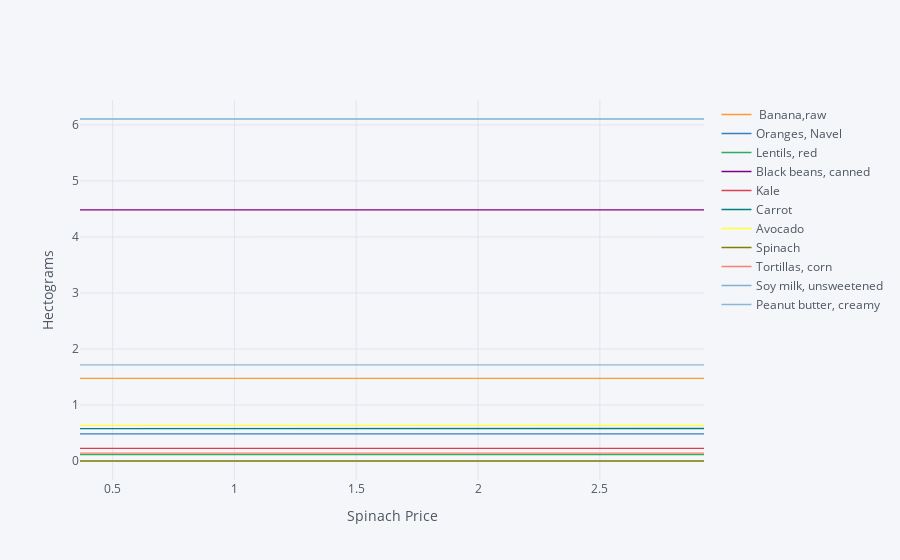

Write notebook code for a chart like this one.
### Markdown cell above
The code below creates a graph which changes prices just for *one* food,
  and traces out the effects of this change on all the foods consumed.

### Code cell
import cufflinks as cf
cf.go_offline()

ReferenceGood = 'Spinach'

scale = [0.5,0.75,0.9,1.,1.1,1.2,1.3,1.4,1.5,2,4]

cost0 = solve_subsistence_problem(FoodNutrients,Prices,diet_min[group],diet_max[group],tol=tol).fun

my_p = Prices.copy()

diet = {}
for s in scale:

    my_p[ReferenceGood] = Prices[ReferenceGood]*s
    result = solve_subsistence_problem(FoodNutrients,my_p,diet_min[group],diet_max[group],tol=tol)
    diet[my_p[ReferenceGood]] = result.diet

Diet_response = pd.DataFrame(diet).T
Diet_response.index.name = '%s Price' % ReferenceGood

Diet_response.reset_index(inplace=True)

# Get rid of units for index (cufflinks chokes)
Diet_response['%s Price' % ReferenceGood] = Diet_response['%s Price' % ReferenceGood].apply(lambda x: x.magnitude)

Diet_response = Diet_response.set_index('%s Price' % ReferenceGood)

# Just look at goods consumed in quantities greater than error tolerance
Diet_response.loc[:,(Diet_response>tol).sum()>0].iplot(xTitle='%s Price' % ReferenceGood,yTitle='Hectograms')

### Figure 1 — Plotly figure (JSON) as saved in the notebook; plotly's stock layout.template omitted (floating-point values rounded to 4 significant figures)
{"data": [{"line": {"color": "rgba(255, 153, 51, 1.0)", "dash": "solid", "shape": "linear", "width": 1.3}, "mode": "lines", "name": " Banana,raw", "text": "", "type": "scatter", "x": [0.366, 0.549, 0.6587, 0.7319, 0.8051, 0.8783, 0.9515, 1.025, 1.098, 1.464, 2.928], "y": [1.476, 1.476, 1.476, 1.476, 1.476, 1.476, 1.476, 1.476, 1.476, 1.476, 1.476]}, {"line": {"color": "rgba(55, 128, 191, 1.0)", "dash": "solid", "shape": "linear", "width": 1.3}, "mode": "lines", "name": "Oranges, Navel", "text": "", "type": "scatter", "x": [0.366, 0.549, 0.6587, 0.7319, 0.8051, 0.8783, 0.9515, 1.025, 1.098, 1.464, 2.928], "y": [0.4856, 0.4856, 0.4856, 0.4856, 0.4856, 0.4856, 0.4856, 0.4856, 0.4856, 0.4856, 0.4856]}, {"line": {"color": "rgba(50, 171, 96, 1.0)", "dash": "solid", "shape": "linear", "width": 1.3}, "mode": "lines", "name": "Lentils, red", "text": "", "type": "scatter", "x": [0.366, 0.549, 0.6587, 0.7319, 0.8051, 0.8783, 0.9515, 1.025, 1.098, 1.464, 2.928], "y": [0.1142, 0.1142, 0.1142, 0.1142, 0.1142, 0.1142, 0.1142, 0.1142, 0.1142, 0.1142, 0.1142]}, {"line": {"color": "rgba(128, 0, 128, 1.0)", "dash": "solid", "shape": "linear", "width": 1.3}, "mode": "lines", "name": "Black beans, canned", "text": "", "type": "scatter", "x": [0.366, 0.549, 0.6587, 0.7319, 0.8051, 0.8783, 0.9515, 1.025, 1.098, 1.464, 2.928], "y": [4.484, 4.484, 4.484, 4.484, 4.484, 4.484, 4.484, 4.484, 4.484, 4.484, 4.484]}, {"line": {"color": "rgba(219, 64, 82, 1.0)", "dash": "solid", "shape": "linear", "width": 1.3}, "mode": "lines", "name": "Kale", "text": "", "type": "scatter", "x": [0.366, 0.549, 0.6587, 0.7319, 0.8051, 0.8783, 0.9515, 1.025, 1.098, 1.464, 2.928], "y": [0.2254, 0.2254, 0.2254, 0.2254, 0.2254, 0.2254, 0.2254, 0.2254, 0.2254, 0.2254, 0.2254]}, {"line": {"color": "rgba(0, 128, 128, 1.0)", "dash": "solid", "shape": "linear", "width": 1.3}, "mode": "lines", "name": "Carrot", "text": "", "type": "scatter", "x": [0.366, 0.549, 0.6587, 0.7319, 0.8051, 0.8783, 0.9515, 1.025, 1.098, 1.464, 2.928], "y": [0.5797, 0.5797, 0.5797, 0.5798, 0.5797, 0.5797, 0.5797, 0.5797, 0.5797, 0.5797, 0.5798]}, {"line": {"color": "rgba(255, 255, 51, 1.0)", "dash": "solid", "shape": "linear", "width": 1.3}, "mode": "lines", "name": "Avocado", "text": "", "type": "scatter", "x": [0.366, 0.549, 0.6587, 0.7319, 0.8051, 0.8783, 0.9515, 1.025, 1.098, 1.464, 2.928], "y": [0.6375, 0.6375, 0.6375, 0.6375, 0.6375, 0.6375, 0.6375, 0.6375, 0.6375, 0.6375, 0.6375]}, {"line": {"color": "rgba(128, 128, 0, 1.0)", "dash": "solid", "shape": "linear", "width": 1.3}, "mode": "lines", "name": "Spinach", "text": "", "type": "scatter", "x": [0.366, 0.549, 0.6587, 0.7319, 0.8051, 0.8783, 0.9515, 1.025, 1.098, 1.464, 2.928], "y": [7.942e-06, 1.132e-08, 6.754e-11, 1.363e-07, 1.612e-09, 6.64e-09, 9.151e-10, 1.935e-09, 1.32e-09, 4.433e-10, 9.387e-09]}, {"line": {"color": "rgba(251, 128, 114, 1.0)", "dash": "solid", "shape": "linear", "width": 1.3}, "mode": "lines", "name": "Tortillas, corn", "text": "", "type": "scatter", "x": [0.366, 0.549, 0.6587, 0.7319, 0.8051, 0.8783, 0.9515, 1.025, 1.098, 1.464, 2.928], "y": [0.1414, 0.1414, 0.1414, 0.1414, 0.1414, 0.1414, 0.1414, 0.1414, 0.1414, 0.1414, 0.1414]}, {"line": {"color": "rgba(128, 177, 211, 1.0)", "dash": "solid", "shape": "linear", "width": 1.3}, "mode": "lines", "name": "Soy milk, unsweetened", "text": "", "type": "scatter", "x": [0.366, 0.549, 0.6587, 0.7319, 0.8051, 0.8783, 0.9515, 1.025, 1.098, 1.464, 2.928], "y": [6.105, 6.105, 6.105, 6.105, 6.105, 6.105, 6.105, 6.105, 6.105, 6.105, 6.105]}, {"line": {"color": "rgba(128, 177, 211, 0.8999999999999999)", "dash": "solid", "shape": "linear", "width": 1.3}, "mode": "lines", "name": "Peanut butter, creamy", "text": "", "type": "scatter", "x": [0.366, 0.549, 0.6587, 0.7319, 0.8051, 0.8783, 0.9515, 1.025, 1.098, 1.464, 2.928], "y": [1.718, 1.718, 1.718, 1.718, 1.718, 1.718, 1.718, 1.718, 1.718, 1.718, 1.718]}], "layout": {"autosize": true, "legend": {"bgcolor": "#F5F6F9", "font": {"color": "#4D5663"}}, "paper_bgcolor": "#F5F6F9", "plot_bgcolor": "#F5F6F9", "title": {"font": {"color": "#4D5663"}}, "xaxis": {"autorange": true, "gridcolor": "#E1E5ED", "range": [0.366, 2.928], "showgrid": true, "tickfont": {"color": "#4D5663"}, "title": {"font": {"color": "#4D5663"}, "text": "Spinach Price"}, "type": "linear", "zerolinecolor": "#E1E5ED"}, "yaxis": {"autorange": true, "gridcolor": "#E1E5ED", "range": [-0.3392, 6.445], "showgrid": true, "tickfont": {"color": "#4D5663"}, "title": {"font": {"color": "#4D5663"}, "text": "Hectograms"}, "type": "linear", "zerolinecolor": "#E1E5ED"}}}
